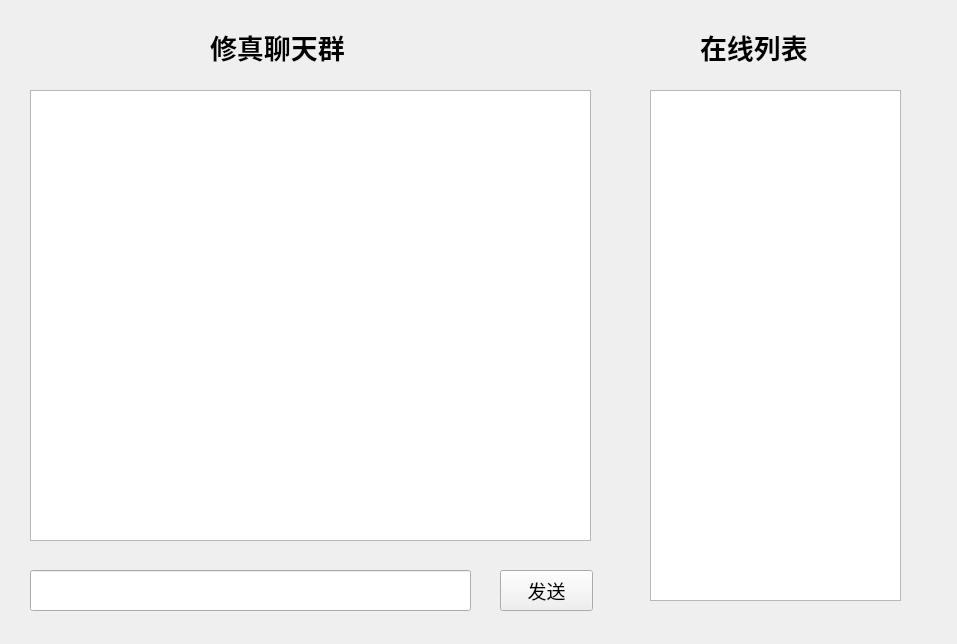
<?xml version="1.0" encoding="UTF-8"?>
<ui version="4.0">
 <class>Client</class>
 <widget class="QWidget" name="Client">
  <property name="geometry">
   <rect>
    <x>0</x>
    <y>0</y>
    <width>957</width>
    <height>644</height>
   </rect>
  </property>
  <property name="windowTitle">
   <string>Client</string>
  </property>
  <widget class="QLineEdit" name="lineEdit">
   <property name="geometry">
    <rect>
     <x>30</x>
     <y>570</y>
     <width>441</width>
     <height>41</height>
    </rect>
   </property>
   <property name="font">
    <font>
     <pointsize>14</pointsize>
    </font>
   </property>
  </widget>
  <widget class="QPushButton" name="pushButton">
   <property name="geometry">
    <rect>
     <x>500</x>
     <y>570</y>
     <width>93</width>
     <height>41</height>
    </rect>
   </property>
   <property name="font">
    <font>
     <pointsize>14</pointsize>
    </font>
   </property>
   <property name="text">
    <string>发送</string>
   </property>
  </widget>
  <widget class="QTextEdit" name="textEdit">
   <property name="geometry">
    <rect>
     <x>30</x>
     <y>90</y>
     <width>561</width>
     <height>451</height>
    </rect>
   </property>
  </widget>
  <widget class="QListWidget" name="listWidget">
   <property name="geometry">
    <rect>
     <x>650</x>
     <y>90</y>
     <width>251</width>
     <height>511</height>
    </rect>
   </property>
  </widget>
  <widget class="QLabel" name="label">
   <property name="geometry">
    <rect>
     <x>210</x>
     <y>30</y>
     <width>170</width>
     <height>33</height>
    </rect>
   </property>
   <property name="font">
    <font>
     <family>楷体</family>
     <pointsize>20</pointsize>
     <weight>75</weight>
     <bold>true</bold>
    </font>
   </property>
   <property name="text">
    <string>修真聊天群</string>
   </property>
  </widget>
  <widget class="QLabel" name="label_2">
   <property name="geometry">
    <rect>
     <x>700</x>
     <y>30</y>
     <width>136</width>
     <height>33</height>
    </rect>
   </property>
   <property name="font">
    <font>
     <family>楷体</family>
     <pointsize>20</pointsize>
     <weight>75</weight>
     <bold>true</bold>
    </font>
   </property>
   <property name="text">
    <string>在线列表</string>
   </property>
  </widget>
 </widget>
 <layoutdefault spacing="6" margin="11"/>
 <resources/>
 <connections/>
</ui>
